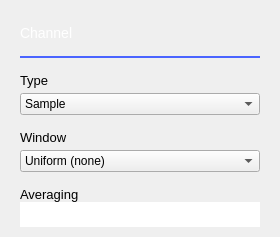
             <widget class="QWidget" name="channelSettings">
              <layout class="QVBoxLayout" name="verticalLayout_4">
               <property name="spacing">
                <number>15</number>
               </property>
               <property name="leftMargin">
                <number>20</number>
               </property>
               <property name="topMargin">
                <number>25</number>
               </property>
               <property name="rightMargin">
                <number>20</number>
               </property>
               <property name="bottomMargin">
                <number>0</number>
               </property>
               <item>
                <widget class="QLabel" name="channelSettingsTitle">
                 <property name="styleSheet">
                  <string notr="true"> color: white;
    font-size: 14px;
    font-weight: normal;</string>
                 </property>
                 <property name="text">
                  <string>Channel</string>
                 </property>
                </widget>
               </item>
               <item>
                <widget class="Line" name="lineChannelSettingsTitle">
                 <property name="minimumSize">
                  <size>
                   <width>240</width>
                   <height>2</height>
                  </size>
                 </property>
                 <property name="maximumSize">
                  <size>
                   <width>240</width>
                   <height>2</height>
                  </size>
                 </property>
                 <property name="styleSheet">
                  <string notr="true">border: 2px solid rgb(74, 100, 255);</string>
                 </property>
                 <property name="orientation">
                  <enum>Qt::Horizontal</enum>
                 </property>
                </widget>
               </item>
               <item>
                <spacer name="verticalSpacer_3">
                 <property name="orientation">
                  <enum>Qt::Vertical</enum>
                 </property>
                 <property name="sizeType">
                  <enum>QSizePolicy::Fixed</enum>
                 </property>
                 <property name="sizeHint" stdset="0">
                  <size>
                   <width>10</width>
                   <height>0</height>
                  </size>
                 </property>
                </spacer>
               </item>
               <item>
                <layout class="QVBoxLayout" name="verticalLayout_10">
                 <property name="spacing">
                  <number>5</number>
                 </property>
                 <property name="topMargin">
                  <number>0</number>
                 </property>
                 <item>
                  <widget class="QLabel" name="label_type">
                   <property name="styleSheet">
                    <string notr="true"> font-size: 13px;</string>
                   </property>
                   <property name="text">
                    <string>Type</string>
                   </property>
                  </widget>
                 </item>
                 <item>
                  <widget class="QComboBox" name="comboBox_type">
                   <item>
                    <property name="text">
                     <string>Sample</string>
                    </property>
                   </item>
                   <item>
                    <property name="text">
                     <string>and other types</string>
                    </property>
                   </item>
                  </widget>
                 </item>
                </layout>
               </item>
               <item>
                <layout class="QVBoxLayout" name="verticalLayout_11">
                 <property name="spacing">
                  <number>5</number>
                 </property>
                 <property name="topMargin">
                  <number>0</number>
                 </property>
                 <item>
                  <widget class="QLabel" name="label_window">
                   <property name="styleSheet">
                    <string notr="true"> font-size: 13px;</string>
                   </property>
                   <property name="text">
                    <string>Window</string>
                   </property>
                  </widget>
                 </item>
                 <item>
                  <widget class="QComboBox" name="comboBox_window">
                   <item>
                    <property name="text">
                     <string>Uniform (none)</string>
                    </property>
                   </item>
                   <item>
                    <property name="text">
                     <string>and others windows</string>
                    </property>
                   </item>
                  </widget>
                 </item>
                </layout>
               </item>
               <item>
                <layout class="QVBoxLayout" name="verticalLayout_12">
                 <property name="spacing">
                  <number>0</number>
                 </property>
                 <property name="topMargin">
                  <number>0</number>
                 </property>
                 <item>
                  <widget class="QLabel" name="label_averaging">
                   <property name="sizePolicy">
                    <sizepolicy hsizetype="Preferred" vsizetype="Fixed">
                     <horstretch>0</horstretch>
                     <verstretch>0</verstretch>
                    </sizepolicy>
                   </property>
                   <property name="styleSheet">
                    <string notr="true"> font-size: 13px;</string>
                   </property>
                   <property name="text">
                    <string>Averaging</string>
                   </property>
                  </widget>
                 </item>
                 <item>
                  <widget class="QSpinBox" name="spinBox_averaging">
                   <property name="styleSheet">
                    <string notr="true">font-size: 14px;
height:24px;
color: white;
border: 0px;
border-bottom: 1px solid rgba(255,255,255,100);</string>
                   </property>
                   <property name="buttonSymbols">
                    <enum>QAbstractSpinBox::NoButtons</enum>
                   </property>
                   <property name="minimum">
                    <number>1</number>
                   </property>
                   <property name="maximum">
                    <number>100</number>
                   </property>
                  </widget>
                 </item>
                </layout>
               </item>
               <item>
                <spacer name="verticalSpacer_4">
                 <property name="orientation">
                  <enum>Qt::Vertical</enum>
                 </property>
                 <property name="sizeHint" stdset="0">
                  <size>
                   <width>10</width>
                   <height>10</height>
                  </size>
                 </property>
                </spacer>
               </item>
              </layout>
             </widget>
